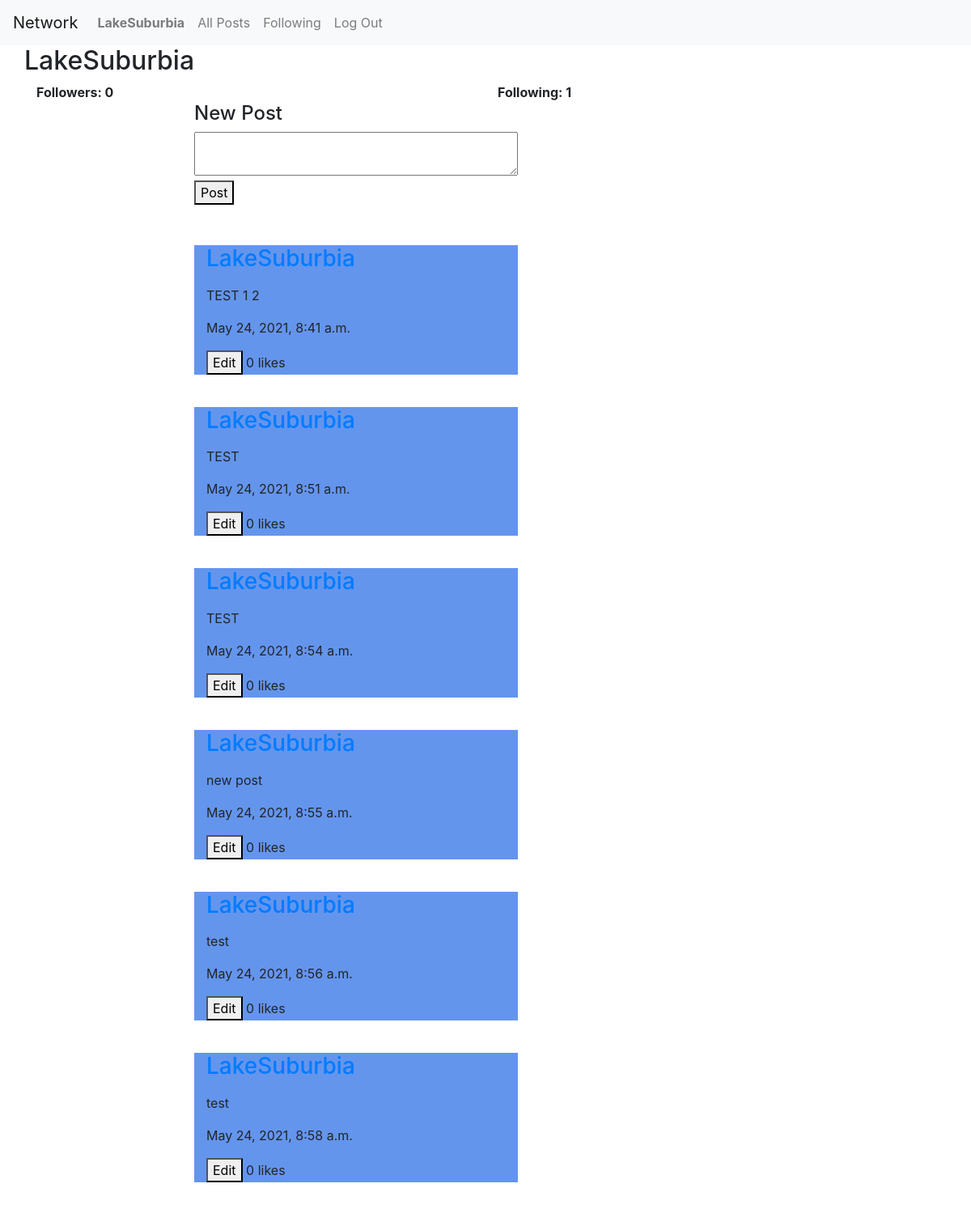
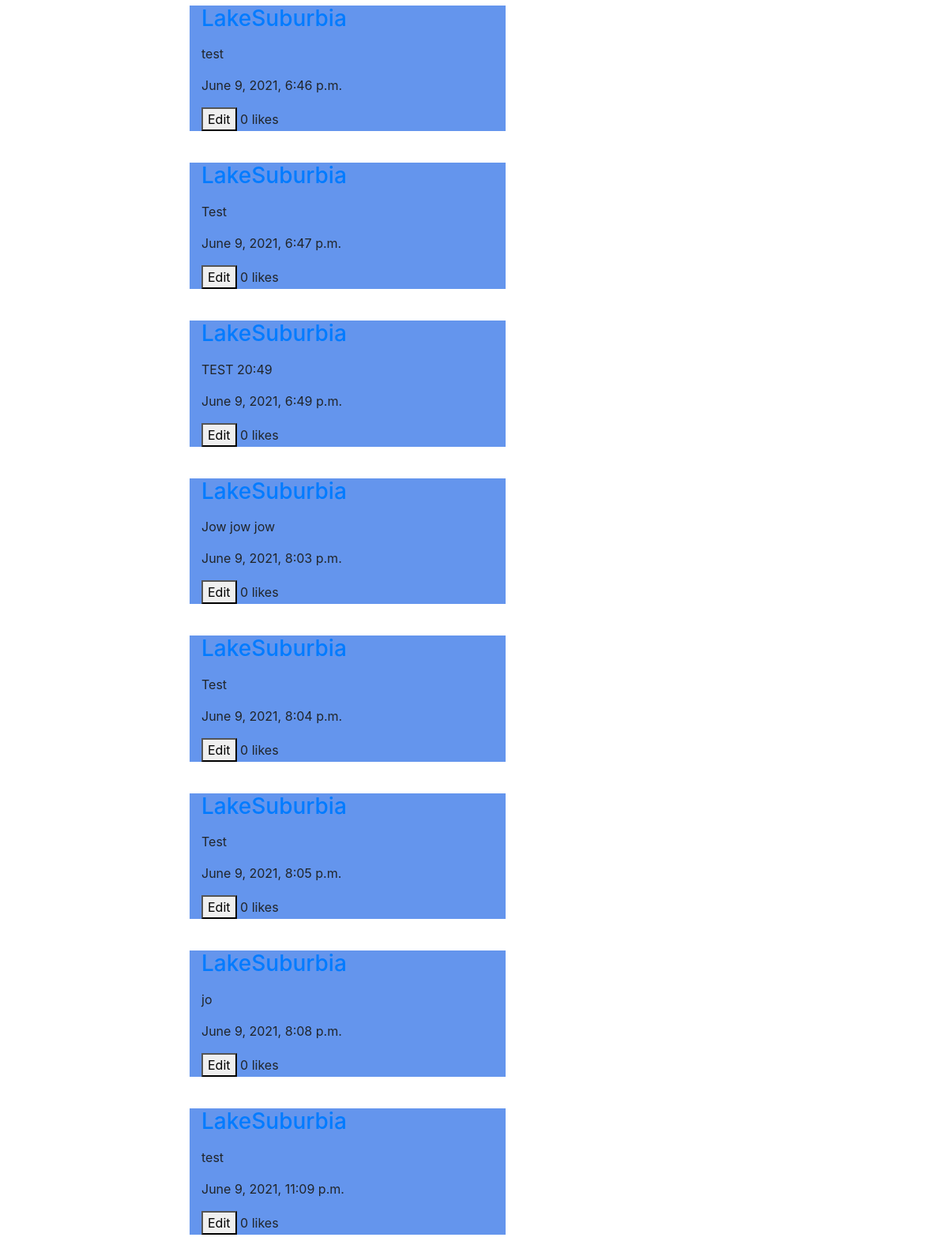
The app's page /user/2 (signed in) with its own data (2 pictures, top to bottom).
### network/models.py (models this page shows)
class User(AbstractUser):
    pass

class Post(models.Model):
    poster = models.ForeignKey('User', on_delete=models.CASCADE)
    body = models.TextField(max_length=140)
    timestamp = models.DateTimeField(auto_now_add=True)
    like = models.IntegerField(default=0)

### network/views.py (the view)
# urls.py: path("user/<int:userid>", views.userpage, name="user"),
def userpage(request, userid):
    user = User.objects.get(id = userid)
    posts = Post.objects.filter(poster = userid)
    followingcount = 0
    followercount = 0
    following = Follows.objects.filter(follower=userid)
    followingcount += following.count()
    followers = Follows.objects.filter(followee=userid)
    followercount += followers.count()
    follows = 0
    if followers.filter(follower = request.user).exists():
        follows = 1
    return render(request, "network/profile.html", {
        'username': user.username,
        'userid': userid,
        'followers': followercount,
        'following': followingcount,
        'posts': posts,
        'follows': follows
        })

### network/templates/network/profile.html (shortened to what this page needs)
{% extends "network/layout.html" %}
{% block body %}
    <div id="profile-view">
        <div class="container">
            <div id="username" class="row">
                <h2>{{username}}</h2>
            </div>
            {% if user.is_authenticated %}
            <div id="follow-view" class="row">
                <div id="followcount" class="col-sm"><b>Followers: {{followers}}</b></div>
                <div id="followercount" class="col-sm"><b>Following: {{following}}</b></div>
            </div>
            {% endif %}
        </div>
    </div>
    {% if user.id == userid %}
        {% include 'network/newpost.html' %}
    {% endif %}
    {% include 'network/posts.html' %}
{% endblock %}

### network/templates/network/layout.html (shortened to what this page needs)
{% load static %}
<!DOCTYPE html>
<html lang="en">
    <head>
        <link rel="stylesheet" href="https://stackpath.bootstrapcdn.com/bootstrap/4.4.1/css/bootstrap.min.css">
        <link href="{% static 'network/styles.css' %}" rel="stylesheet">
    </head>
    <body>
        <nav class="navbar navbar-expand-lg navbar-light bg-light">
            <a id="network" class="navbar-brand" href="{% url 'index' %}">Network</a>
            <div>
              <ul class="navbar-nav mr-auto">
                {% if user.is_authenticated %}
                    <li class="nav-item">
                        <a id="profile"class="nav-link" href="{% url 'user' user.id %}"><strong>{{ user.username }}</strong></a>
                    </li>
                {% endif %}
                <li class="nav-item">
                  <a id="allposts" class="nav-link" href="{% url 'index' %}">All Posts</a>
                </li>
                {% if user.is_authenticated %}
                    <li class="nav-item">
                        <a id="following"class="nav-link" href="{% url 'following' %}">Following</a>
                    </li>
                    <li class="nav-item">
                        <a class="nav-link" href="{% url 'logout' %}">Log Out</a>
                    </li>
                {% endif %}
              </ul>
            </div>
          </nav>
        <div class="body">
            {% block body %}
            {% endblock %}
        </div>
    </body>
</html>

### network/templates/network/newpost.html (shortened to what this page needs)
<div id="new-post">
    <h4>New Post</h4>
    <form action="{% url 'make_post' %}" method = "POST">
        <textarea maxlength="140" name = "body"  class="text-area"></textarea>
        <br/>
        <button type="submit">Post</button>
    </form>
</div>

### network/templates/network/posts.html (shortened to what this page needs)
{% load static %}
<link rel="stylesheet" href="https://stackpath.bootstrapcdn.com/bootstrap/4.4.1/css/bootstrap.min.css">
<link href="{% static 'network/styles.css' %}" rel="stylesheet">
<div id="posts-view">
    {% for post in posts%}
    <div class="col post">
        <a href="{% url 'user' post.poster.id%}"><h3>{{post.poster.username}}</h3></a>  {{post.body}} </p>
        <p class='timestamp'>{{post.timestamp}}</p>
        <p>
        {% if post.poster.id == user.id %}
                <button href="{% url 'edit' post.id %}">Edit</button>
        {% endif %}
        <span id="likecount{{post.id}}">{{post.like}}</span> likes
        </p>
    </div>
    <br />
    {% endfor %}
</div>

### network/static/network/styles.css (style rules this page uses)
#new-post { margin-left: 20%; max-width: 800px; margin-bottom: 50px; }
.timestamp { text-emphasis: italic; text-decoration: grey; font-size: 8; }
.post { margin-left: 20%; max-width: 400px; background-color:cornflowerblue; }
.text-area { min-width: 400px; }

### records on screen
User: username "LakeSuburbia"
Post: poster.username "LakeSuburbia", body "TEST 1 2", timestamp "May 24, 2021, 8:41 a.m.", shows "Edit", like "0"
Post: poster.username "LakeSuburbia", body "TEST", timestamp "May 24, 2021, 8:51 a.m.", shows "Edit", like "0"
Post: poster.username "LakeSuburbia", body "TEST", timestamp "May 24, 2021, 8:54 a.m.", shows "Edit", like "0"
Post: poster.username "LakeSuburbia", body "new post", timestamp "May 24, 2021, 8:55 a.m.", shows "Edit", like "0"
Post: poster.username "LakeSuburbia", body "test", timestamp "May 24, 2021, 8:56 a.m.", shows "Edit", like "0"
Post: poster.username "LakeSuburbia", body "test", timestamp "May 24, 2021, 8:58 a.m.", shows "Edit", like "0"
Post: poster.username "LakeSuburbia", body "test", timestamp "June 9, 2021, 6:46 p.m.", shows "Edit", like "0"
Post: poster.username "LakeSuburbia", body "Test", timestamp "June 9, 2021, 6:47 p.m.", shows "Edit", like "0"
Post: poster.username "LakeSuburbia", body "TEST 20:49", timestamp "June 9, 2021, 6:49 p.m.", shows "Edit", like "0"
Post: poster.username "LakeSuburbia", body "Jow jow jow", timestamp "June 9, 2021, 8:03 p.m.", shows "Edit", like "0"
Post: poster.username "LakeSuburbia", body "Test", timestamp "June 9, 2021, 8:04 p.m.", shows "Edit", like "0"
Post: poster.username "LakeSuburbia", body "Test", timestamp "June 9, 2021, 8:05 p.m.", shows "Edit", like "0"
Post: poster.username "LakeSuburbia", body "jo", timestamp "June 9, 2021, 8:08 p.m.", shows "Edit", like "0"
Post: poster.username "LakeSuburbia", body "test", timestamp "June 9, 2021, 11:09 p.m.", shows "Edit", like "0"

### other values on screen
{{ followers }} "0"
{{ following }} "1"
